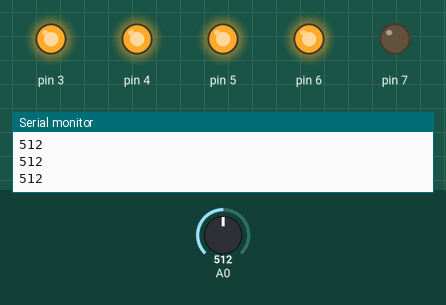
This sketch was run on a simulated Arduino Uno, built with avr-gcc and run on an emulated ATmega328P. Shown: output pins drawn as LEDs (lit = HIGH), the last lines printed to the serial monitor. Inputs (shaded band) come from the test bench; at power-on: A0 = 512.

Above: at 1.2 s.
1.3 s: A0 set to 616
2.8 s: A0 set to 635
At 3.8 s:
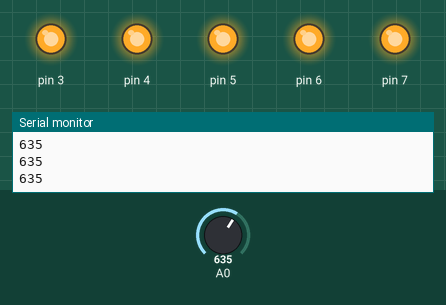
4.3 s: A0 set to 306
At 4.9 s:
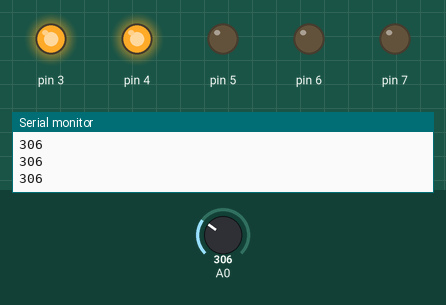
5.8 s: A0 set to 256
7.3 s: A0 set to 233
At 8.4 s:
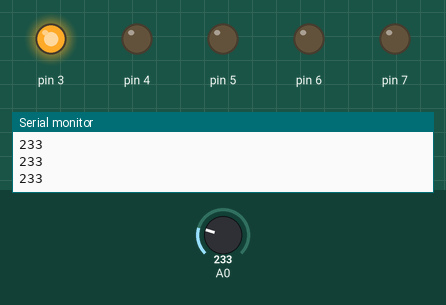
8.8 s: A0 set to 511
At 9.6 s:
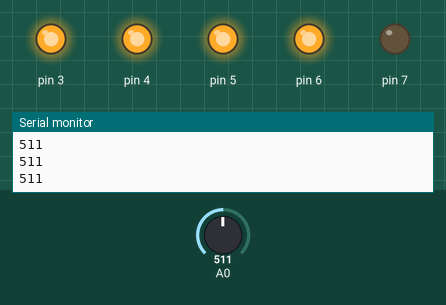
Timing chart, 0 to 11.3 s (numbered marks = the images above; inputs shaded):
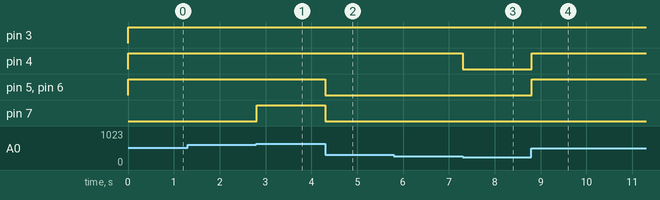

The sketch:

Water_level.ino
```cpp
void setup() {
  pinMode(A0, INPUT);
  pinMode(3, OUTPUT);
  pinMode(4, OUTPUT);
  pinMode(5, OUTPUT);
  pinMode(6, OUTPUT);
  pinMode(7, OUTPUT);

  Serial.begin(9600);
}

void loop() {
  // put your main code here, to run repeatedly:
  int value = analogRead(A0);
  Serial.println(value);
  value = map(value, 0, 625, 0, 5);
  digitalWrite(3, value > 0);
  digitalWrite(4, value > 1);
  digitalWrite(5, value > 2);
  digitalWrite(6, value > 3);
  digitalWrite(7, value > 4);
}
```

Measured:
- the behaviour switches between 624 and 625 on A0 (found by bisection; images 0 and 1)
- the behaviour switches between 250 and 249 on A0 (found by bisection; images 2 and 3)
- after the input at 2.8 s, pin 7: LOW → HIGH at once
- after the input at 4.3 s, pin 5–7: HIGH → LOW at once
- after the input at 7.3 s, pin 4: HIGH → LOW at once
- after the input at 8.8 s, pin 4–6: LOW → HIGH at once
